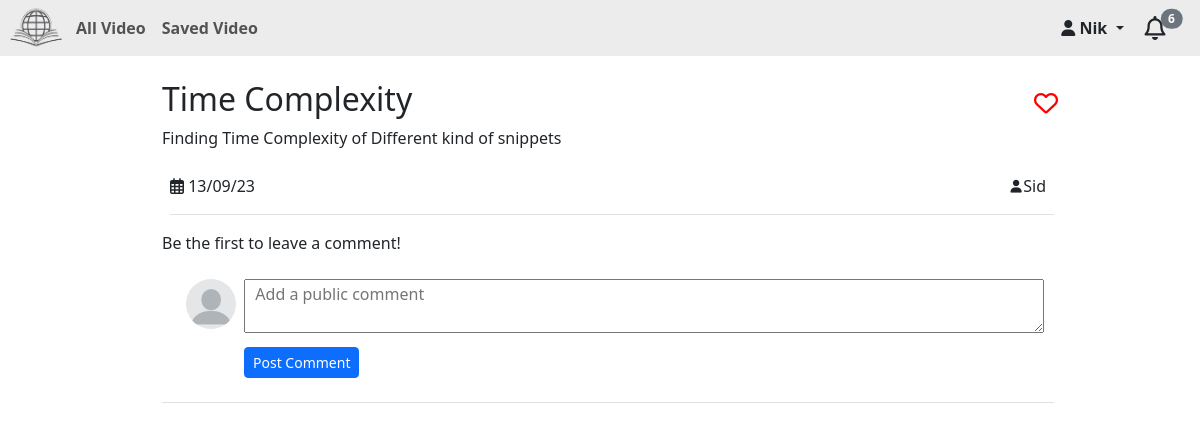
Screenshot of /view/8 (signed in) with the database file from the repository.
### StudySphere/models.py (models this page shows, shortened)
class User(AbstractUser):
    pass
    is_student = models.BooleanField('student status', default=False)
    is_teacher = models.BooleanField('teacher status', default=False)
    profile_picture = models.URLField(max_length=700, blank=True)
    unread_notifications = models.IntegerField(default=0)
    class Meta:
        ordering = ['first_name']

class Video(models.Model):
    user = models.ForeignKey(User,on_delete=models.CASCADE, related_name="vid_usr")
    video = EmbedVideoField()  # same like models.URLField()
    timestamp = models.DateTimeField(auto_now_add=True)
    class_date = models.DateField()
    title=models.CharField(max_length=150)
    desc=models.CharField(max_length=250)
    teachers=models.ManyToManyField(User ,blank=True,symmetrical=False, related_name="vid_teachers")
    student_access=models.ManyToManyField(User ,blank=True,symmetrical=False, related_name="vid_students")
    topics=models.ManyToManyField(Topic ,blank=True,symmetrical=False, related_name="vid_topics")
    class Meta:
        ordering = ['-class_date']

### StudySphere/views.py (the view)
# urls.py: path("view/<int:id>", views.view, name="view"),
@login_required(login_url='/login')
def view(request,id):
    u=User.objects.get(username=request.user.username)
    v=Video.objects.get(pk=id)
    cmts=Comment.objects.filter(video=v)
    saved_stat=False
    try:
        saved=Save.objects.get(user=u)
        if v in saved.video.all():
            saved_stat=True
    except:
        pass
    return render(request,'StudySphere/view.html',{'v':v,'saved':saved_stat,'cmts':cmts})

### StudySphere/templates/StudySphere/view.html (shortened to what this page needs)
{% extends "StudySphere/layout.html" %}
{% load embed_video_tags %}
{% load humanize %}
{% load static %}
{% block body %}
    <div class="row">
        <div class="col-12 col-md-11 px-4 px-md-1 mx-sm-auto" style="max-width: 900px;">
            <div class="d-flex justify-content-between video-page-title ">
                <h1 >{{v.title}}</h1>
                {% if request.user.is_student %}
                    {% if saved %}
                    <button id="save{{v.id}}" value="unsave" class="btn m-0 p-0  border-0" onclick="save(this.id,this.value)"><i class="fa-solid fa-heart heart solid-heart"></i></button>
                    {% else %}
                    <button id="save{{v.id}}" value="save" class="btn m-0 p-0 border-0" onclick="save(this.id,this.value)"><i class="fa-regular fa-heart heart regular-heart"></i></button>
                    {% endif %}
                {% endif %}
            </div>
            <p style="white-space: pre-line; max-width: 700px;">{{v.desc}}</p>
            <div class="d-flex py-2 videopage-icons border-bottom ms-2">
                <div class="pb-2"><i class="fa-regular fa-calendar-days"></i> {{ v.class_date|date:"d/m/y"}} </div>
                <div class="d-flex pb-2 justify-content-end ms-auto">
                    {% for teacher in v.teachers.all %}
                        <div class="pr-2 mx-2"><i class="fas fa-user pr-1 card-icon"></i>{{ teacher.username }}</div>
                    {% endfor %}
                </div>
            </div>
        </div>
    </div>
    <div class="row">
        <div class="col-12 col-md-11 px-4 px-md-1 mx-sm-auto" style="max-width: 900px;">
            <div class="pt-3" id="comment_counter_text">
                {% if cmts.count > 0 %}
                    {{ cmts.count }}{% if cmts.count > 1 %} comments{% else %} comment{%endif%}
                {% else %}
                    Be the first to leave a comment!
                {% endif %}
            </div>
            <div class="d-flex p-4 border-bottom">
                {% if request.user.is_authenticated %}
                <img class="circular-picture comment-picture me-2" src="{% if user.profile_picture %}{{ user.profile_picture }}{% else %}{% static 'StudySphere/images/no-profile-pic.png' %}{% endif %}" alt="profilepic">
                    <form action="{% url 'post_comm' v.id %}" method="post">
                        <textarea id="post-comm" rows="2" type="text" name="cmt" placeholder="  Add a public comment" ></textarea>
                        <br>
                        <button type="submit" class="btn btn-primary btn-sm mt-2" >Post Comment</button>
                    </form>
                {% else %}
                    <h5 class="mt-3">Make sure You are <strong>Logged In</strong> to Post a Comment.</h5>
                {% endif %}
            </div>
        </div>
    </div>
{% endblock %}
{% block script %}
{% load static %}
{% endblock %}

### StudySphere/templates/StudySphere/layout.html (shortened to what this page needs)
{% load static %}
{% load humanize %}
<!DOCTYPE html>
<html lang="en">
    <head>
        <link href="{% static 'StudySphere/css/styles.css' %}" rel="stylesheet">
        <link href="https://cdn.jsdelivr.net/npm/bootstrap@5.3.1/dist/css/bootstrap.min.css" rel="stylesheet">
    </head>
    <body>
        <nav class="navbar navbar-expand-lg navbar-light align-items-center layout-nav p-1">
            <img src="{% static 'StudySphere/images/login.png' %}" alt="Icon for StudySphere" class="brand-name ">
            <div class="collapse navbar-collapse" id="navbarNav">
                <ul class="navbar-nav me-auto">
                    {% if user.is_authenticated and request.user.username %}
                    <li class="nav-item">
                    <a class="nav-link fw-bold ps-2" href="{% url 'StudyHome' %}">All Video</a>
                    </li>
                        {% if request.user.is_teacher %}
                        <li class="nav-item">
                            <a class="nav-link fw-bold ps-2" href="{% url 'AddVid' %}">Add Video</a>
                        </li>
                        {% else %}
                        <li class="nav-item">
                            <a class="nav-link fw-bold ps-2" href="{% url 'SavedVid' %}">Saved Video</a>
                        </li>
                        {% endif %}
                    {% endif %}
                    </ul>
                    <ul class="navbar-nav justify-content-end">
                        {% if user.is_authenticated %}
                            <li class="nav-item dropdown">
                                <button class="btn border-0 dropdown-toggle" type="button" data-bs-toggle="dropdown" aria-expanded="false">
                                    <i class="fa fa-user pr-1" aria-hidden="true"></i><strong> {{ user.username }}</strong>
                                </button>
                            </li>
                        {% else %}
                            <a class="nav-link mx-lg-2 fw-bold" href="{% url 'login' %}">Login</a>
                            <a class="nav-link mx-lg-2 fw-bold" href="{% url 'register' %}">Register</a>
                        {% endif %}
                </ul>
            </div>
                <button type="button" id="unread"  class="btn border-0 notification-icon " data-bs-container="body" data-bs-html="true" data-bs-toggle="popover" data-bs-placement="bottom" data-bs-content="No new Noti." onclick="noti()">
                    <i class="fa-regular fa-bell "></i><span id="unread_no" class="posiiton-relative translate-middle badge rounded-pill bg-secondary">{{request.user.unread_notifications}}</span>
                </button>
          </nav>
        <div class="container-fluid mx-2" style="max-width: 1500px;">
            {% block body %}
            {% endblock %}
        </div>
    </body>
</html>

### StudySphere/static/StudySphere/css/styles.css (style rules this page uses)
.layout-nav { background-color: #ececec; }
.heart,.heart:hover { color: red; }
.regular-heart, .fa-bell { scale: 1.5; }
#unread_no { left:10px; }
.brand-name { height: 3rem; width: 4rem; }
.card-icon { scale: .8; }
#post-comm { width: 50rem; }
.circular-picture { min-width: 50px; max-width: 50px; height: 50px; border-radius: 100%; object-fit: cover; }
@media (min-width: 768px) { .video-page-title h1 { font-size: 2rem; } }
@media (min-width: 576px) { .videopage-icons { flex-direction: row; justify-content:space-between; } }

### rows the page displays
User: username "Nik", user.unread_notifications "6"
Video: title "Time Complexity", desc "Finding Time Complexity of Different kind of snippets", class_date "13/09/23"
User: username "Sid"
